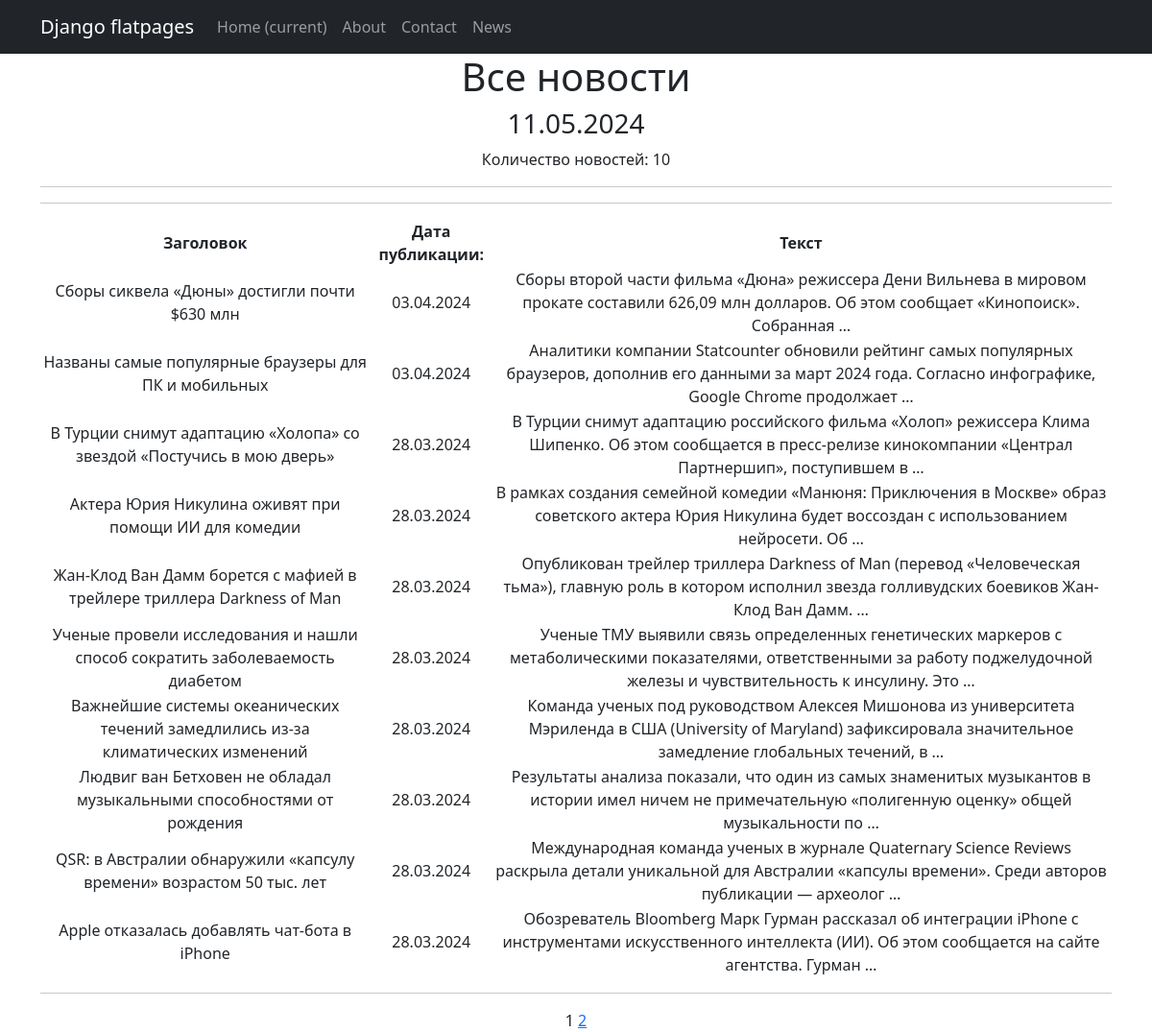
Page /news/ on the committed database.
### news/models.py (models this page shows, shortened)
class Post(models.Model):
    NEWS = 'NW'
    ARTICLE = 'AR'
    POST_TYPES = [
        (NEWS, 'News'),
        (ARTICLE, 'Article'),
    ]
    author = models.ForeignKey(Author, on_delete=models.CASCADE)
    post_type = models.CharField(max_length=2, choices=POST_TYPES, default=ARTICLE)
    creation_date = models.DateTimeField(auto_now_add=True)
    categories = models.ManyToManyField(Category, through='PostCategory')
    title = models.CharField(max_length=255)
    text = models.TextField()
    rating = models.IntegerField(default=0)

### news/views.py (the view)
# urls.py: path('news/', cache_page(60 * 1)(NewsListView.as_view()), name='news_list'), # Кэширование на 1 минуту для главной страницы
class NewsListView(ListView):
    model = Post
    template_name = 'news/news_list.html'
    context_object_name = 'news_list'
    paginate_by = 10
    def get_queryset(self):
        return Post.objects.filter(post_type='NW').order_by('-creation_date')
    def get_context_data(self, **kwargs):
        context = super().get_context_data(**kwargs)
        context['time_now'] = datetime.utcnow()
        return context

### news/templatetags/censor.py (called while the page is built)
@register.filter
def censor(value):
    if not isinstance(value, str):
        raise ValueError("Censor filter can only be applied to strings.")
    forbidden_words = ['редиска', 'брань1', 'брань2','брань3']
    words = value.split()
    for i, word in enumerate(words):
        for forbidden_word in forbidden_words:
            if word.lower().startswith(forbidden_word.lower()) and word[0].isupper() == forbidden_word[0].isupper():
                censored_word = word[0] + '*' * (len(word) - 1)
                words[i] = censored_word
    return ' '.join(words)
    return result

### templates/news/news_list.html (shortened to what this page needs)
{% extends 'flatpages/default.html' %}
{% load cache censor %}
{% block content %}
{% cache 60 news_list %}
<h1>Все новости</h1>
<h3>{{ time_now|date:'d.m.Y' }}</h3>
<p>Количество новостей: {{ news_list|length }}</p>
<hr>
<hr>
{% if news_list %}
    <table>
        <tr>
            <th>Заголовок</th>
            <th>Дата публикации:</th>
            <th>Текст</th>
        </tr>
        {% for news_item in news_list %}
        <tr>
            <td>{{ news_item.title }}</td>
            <td>{{ news_item.creation_date|date:'d.m.Y' }}</td>
            <td>{{ news_item.text|truncatewords:20|censor }}</td>
            <td>
            </td>
        </tr>
        {% endfor %}
    </table>
{% else %}
    <h2>Новостей сегодня нет! Как это ни странно.</h2>
{% endif %}
<hr>
{{ page_obj.number }}
{% if page_obj.has_next %}
    <a href="?page={{ page_obj.next_page_number }}">{{ page_obj.next_page_number }}</a>
{% endif %}
{% endcache %}
{% endblock content %}

### rows in the picture
Post: title "Сборы сиквела «Дюны» достигли почти $630 млн", creation_date "03.04.2024", text|censor "Сборы второй части фильма «Дюна» режиссера Дени Вильнева в мировом прокате составили 626,09 млн долларов. Об этом сообщает «Кинопоиск». Собранная …"
Post: title "Названы самые популярные браузеры для ПК и мобильных", creation_date "03.04.2024", text|censor "Аналитики компании Statcounter обновили рейтинг самых популярных браузеров, дополнив его данными за март 2024 года. Согласно инфографике, Google Chrome продолжает …"
Post: title "В Турции снимут адаптацию «Холопа» со звездой «Постучись в мою дверь»", creation_date "28.03.2024", text|censor "В Турции снимут адаптацию российского фильма «Холоп» режиссера Клима Шипенко. Об этом сообщается в пресс-релизе кинокомпании «Централ Партнершип», поступившем в …"
Post: title "Актера Юрия Никулина оживят при помощи ИИ для комедии", creation_date "28.03.2024", text|censor "В рамках создания семейной комедии «Манюня: Приключения в Москве» образ советского актера Юрия Никулина будет воссоздан с использованием нейросети. Об …"
Post: title "Жан-Клод Ван Дамм борется с мафией в трейлере триллера Darkness of Man", creation_date "28.03.2024", text|censor "Опубликован трейлер триллера Darkness of Man (перевод «Человеческая тьма»), главную роль в котором исполнил звезда голливудских боевиков Жан-Клод Ван Дамм. …"
Post: title "Ученые провели исследования и нашли способ сократить заболеваемость диабетом", creation_date "28.03.2024", text|censor "Ученые ТМУ выявили связь определенных генетических маркеров с метаболическими показателями, ответственными за работу поджелудочной железы и чувствительность к инсулину. Это …"
Post: title "Важнейшие системы океанических течений замедлились из-за климатических изменений", creation_date "28.03.2024", text|censor "Команда ученых под руководством Алексея Мишонова из университета Мэриленда в США (University of Maryland) зафиксировала значительное замедление глобальных течений, в …"
Post: title "Людвиг ван Бетховен не обладал музыкальными способностями от рождения", creation_date "28.03.2024", text|censor "Результаты анализа показали, что один из самых знаменитых музыкантов в истории имел ничем не примечательную «полигенную оценку» общей музыкальности по …"
Post: title "QSR: в Австралии обнаружили «капсулу времени» возрастом 50 тыс. лет", creation_date "28.03.2024", text|censor "Международная команда ученых в журнале Quaternary Science Reviews раскрыла детали уникальной для Австралии «капсулы времени». Среди авторов публикации — археолог …"
Post: title "Apple отказалась добавлять чат-бота в iPhone", creation_date "28.03.2024", text|censor "Обозреватель Bloomberg Марк Гурман рассказал об интеграции iPhone с инструментами искусственного интеллекта (ИИ). Об этом сообщается на сайте агентства. Гурман …"

### other values in the picture
{{ time_now|date:'d.m.Y' }} "11.05.2024"
{{ news_list|length }} "10"
{{ page_obj.number }} "1"
{{ page_obj.next_page_number }} "2"
